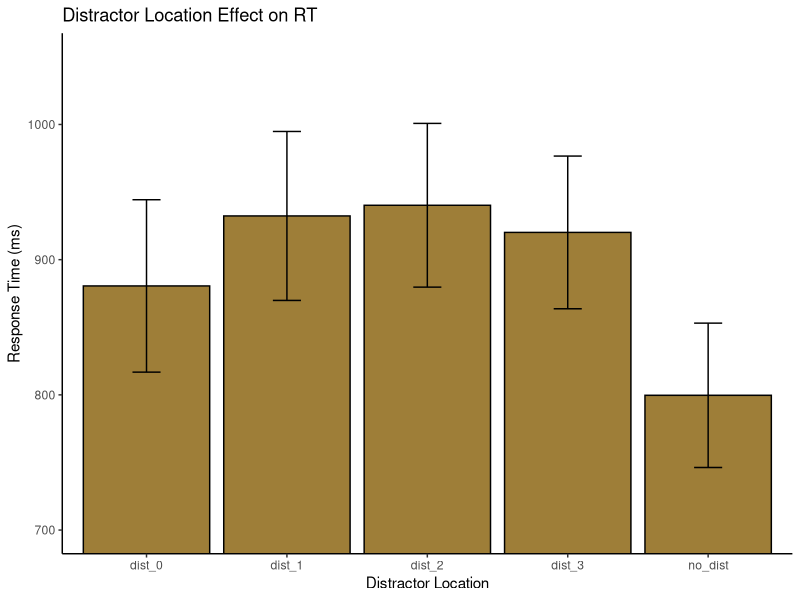
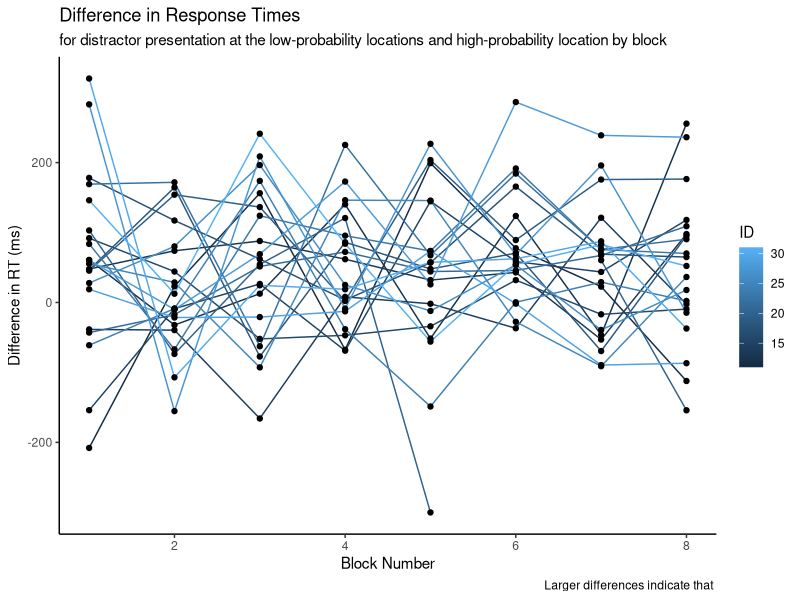
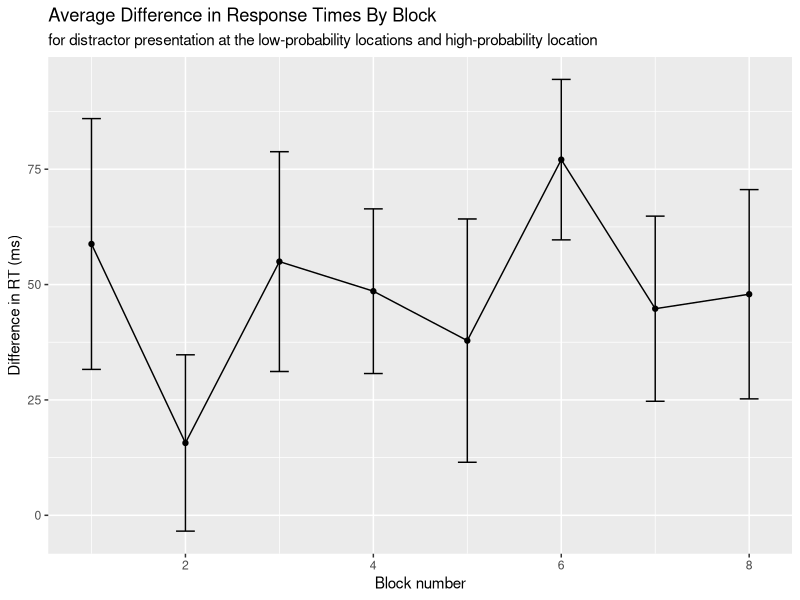

The R source for these figures, in order:
## ---- chunk 1
library(tidyverse) 
library(tidyr)
library(rstatix)
library(data.table)
## ---- chunk 2

pilot <- read_csv("p01/data/pilot_final.csv", show_col_types = FALSE)
  
## ---- chunk 3
pilot$relative_hp_dist[pilot$relative_hp_dist == 10] <- "no_dist"
pilot$relative_hp_dist[pilot$relative_hp_dist == 0] <- "dist_0"
pilot$relative_hp_dist[pilot$relative_hp_dist == 1] <- "dist_1"
pilot$relative_hp_dist[pilot$relative_hp_dist == 2] <- "dist_2"
pilot$relative_hp_dist[pilot$relative_hp_dist == 3] <- "dist_3"

pilot$RT <- pilot$RT *1000
## ---- chunk 4

dist_means <- pilot %>%
  group_by(relative_hp_dist) %>%
  filter(acc==100) %>%
  summarize(mean_rts=mean(RT),
            sd_rt=sd(RT),
            n_rt=21,
            se=sd_rt/sqrt(n_rt),
            upper_limit=mean_rts+se,
            lower_limit=mean_rts-se
  )
dist_means

## ---- chunk 5
ggplot(data = dist_means, aes(x = relative_hp_dist, y = mean_rts)) +
  geom_bar(stat = "identity", fill="#9E7E38", color='#000000') +
  geom_errorbar(aes(ymin=lower_limit, ymax=upper_limit), width=0.2)+
  coord_cartesian(ylim = c(700,1050))+
  theme_classic()+
  labs(x = "Distractor Location", y = "Response Time (ms)")+
  labs(title = "Distractor Location Effect on RT")
  
## ---- chunk 6

space <- pilot %>%
  group_by(ID, relative_hp_dist) %>%
  filter(acc==100) %>%
  summarize(rts = mean(RT),
            )
space
  
## ---- chunk 7

space_anova <- setDT(space)
space_anova <- dcast(space_anova,ID~relative_hp_dist,value.var='rts')

## ---- chunk 8

#first identify outliers - not sure what to do with them anyway so overall just ignore? maybe reason enough to get rid of ppt 11?
space %>%
  group_by(relative_hp_dist) %>%
  identify_outliers(rts)


#testing the normality assumption -- data is not normally distributed because some conditions have a p-value less than .05
space %>%
  group_by(relative_hp_dist) %>%
  shapiro_test(rts)

## ---- chunk 9

res.aov <- anova_test(data = space, dv = rts, wid = ID, within = relative_hp_dist)
get_anova_table(res.aov)

## ---- chunk 10

space_anova <- space_anova %>%
  mutate(low_prob = (dist_1+dist_2+dist_3)/3)

## ---- chunk 11

space_anova %>%
  t.test(x=space_anova$low_prob, y=space_anova$dist_0, alternative="greater", mu=0,paired = TRUE, conf.level = .95)

## ---- chunk 12
block_num <- rep(c(1,2,3,4,5,6,7,8), each=60, times=21)
pilot <- cbind(pilot, block_num)

## ---- chunk 13
space_block <- pilot %>%
  group_by(ID, block_num, relative_hp_dist) %>%
  filter(acc==100) %>%
  summarize(rts = mean(RT),
            )

## ---- chunk 14

space_block <- setDT(space_block)
space_block <- dcast(space_block,ID+block_num~relative_hp_dist,value.var='rts')

## ---- chunk 15

space_block <- space_block %>%
  mutate(low_prob = (dist_1+dist_2+dist_3)/3) %>%
  mutate(difference = (low_prob-dist_0))



## ---- chunk 16
ggplot(data = space_block,aes(x=block_num, y=difference, group=ID))+
  geom_line(aes(color=ID))+
  geom_point()+
  labs(title = "Difference in Response Times", subtitle = "for distractor presentation at the low-probability locations and high-probability location by block")+
  theme_classic()+
  labs(x = "Block Number", y = "Difference in RT (ms)")+
  labs(caption = "Larger differences indicate that ")
  

## ---- chunk 17
space2 <- space_block %>%
  group_by(block_num) %>%
  summarize(rts = mean(difference, na.rm = TRUE),
            sd_rt=sd(difference, na.rm = TRUE),
            n_rt=21,
            se=sd_rt/sqrt(n_rt),
            upper_limit=rts+se,
            lower_limit=rts-se
            )

## ---- chunk 18
ggplot(data = space2,aes(x=block_num, y=rts))+
  geom_line()+
  geom_point()+
  geom_errorbar(aes(ymin=lower_limit, ymax=upper_limit), width=0.2)+
  labs(title = "Average Difference in Response Times By Block", subtitle = "for distractor presentation at the low-probability locations and high-probability location", x="Block number", y="Difference in RT (ms)")
